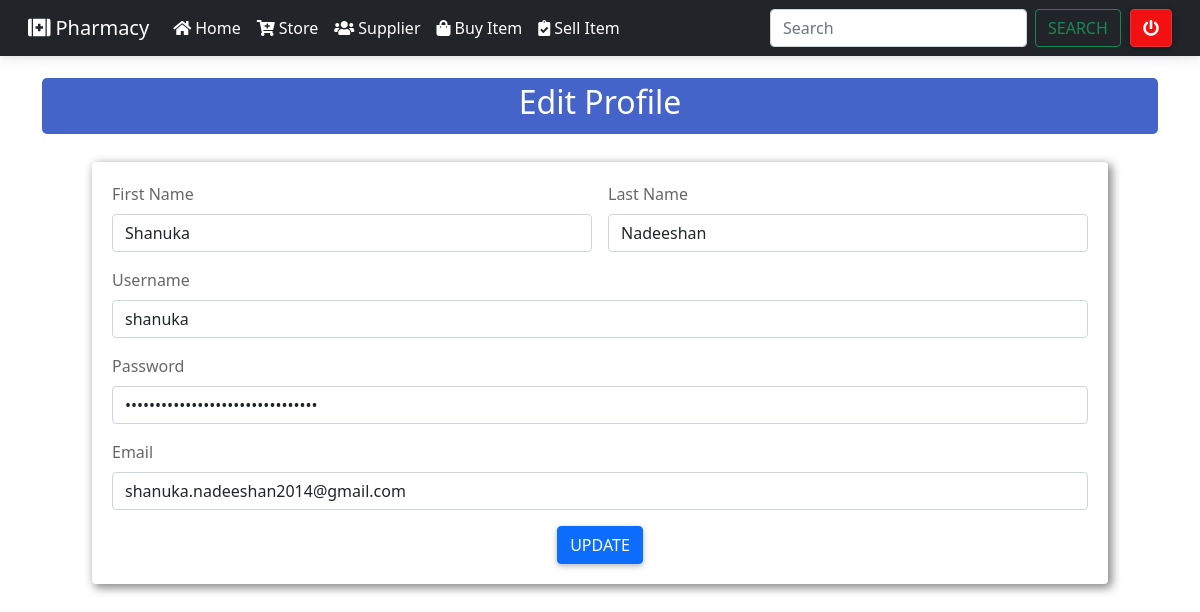
The app's page /Admin/edit_profile.php (signed in) with its own data.
### tables this page shows
CREATE TABLE `user` (
  `id` int(20) NOT NULL,
  `firstname` varchar(20) NOT NULL,
  `lastname` varchar(20) NOT NULL,
  `username` varchar(20) NOT NULL,
  `password` varchar(50) NOT NULL,
  `email` varchar(200) NOT NULL,
  `verify_token` varchar(200) NOT NULL
);

### Admin/edit_profile.php (the view, shortened to what this page needs)
<?php include('includes/header.php'); ?>
<?php include('includes/navbar.php'); ?>
<?php
include ('database/connection.php');
?>
<?php
$fname="";
$lname="";
$username="";
$password="";
$email="";
$query="SELECT * FROM `user`";
$result=mysqli_query($link,$query);
while($row=mysqli_fetch_array($result))
{
    $fname=$row["firstname"];
    $lname=$row["lastname"];
    $username=$row["username"];
    $password=$row["password"];
    $email=$row["email"];
}
?>
<div class="s">
    <div class="container" >
        <div class="ai">
        <h2>Edit Profile</h2>
        </div></br>
        <div class="t">
            <form class="row g-3" method="POST">
                <div class="col-md-6">
                    <label for="inputPassword4" class="form-label">First Name</label>
                    <input type="text" class="form-control" id="fname" name="fname" value="<?php echo $fname;?>">
                </div>
                <div class="col-md-6">
                    <label for="inputPassword4" class="form-label">Last Name</label>
                    <input type="text" class="form-control" id="lname" name="lname" value="<?php echo $lname;?>">
                </div>
                <div class="col-12">
                    <label for="inputAddress" class="form-label">Username</label>
                    <input type="text" class="form-control" id="username" name="username" value="<?php echo $username;?>">
                </div>
                <div class="col-12">
                    <label for="inputAddress2" class="form-label">Password</label>
                    <input type="password" class="form-control" id="pass" name="pass" value="<?php echo $password;?>">
                </div>
                <div class="col-12">
                    <label for="inputAddress2" class="form-label">Email</label>
                    <input type="email" class="form-control" id="email" name="email" value="<?php echo $email;?>">
                </div>
                <div class="col-12 text-center">
                <button type="submit" class="btn btn-primary" name="submit1" id="submit1" >Update</button>
                </div>
            </form>
        </div>
    </div>
</div>
</body>
</html>

### Admin/css/style.css (style rules this page uses)
.s { border: 0px solid; margin: 10px; padding: 20px 0px 20px 0px; }
.ai { background-color: rgb(69, 100, 201); text-align: center; border-radius: 5px; color: #fff; padding: 5px 0px 5px 0px; margin-bottom: 4px; }
.t { border-radius: 4px; box-shadow: 3px 3px 10px 1px #888888; background-color: white; padding: 20px 20px; margin-left: 50px; margin-right: 50px; }

### records on screen
user: fname "Shanuka", lname "Nadeeshan", username "shanuka", email "shanuka.nadeeshan2014@gmail.com"
